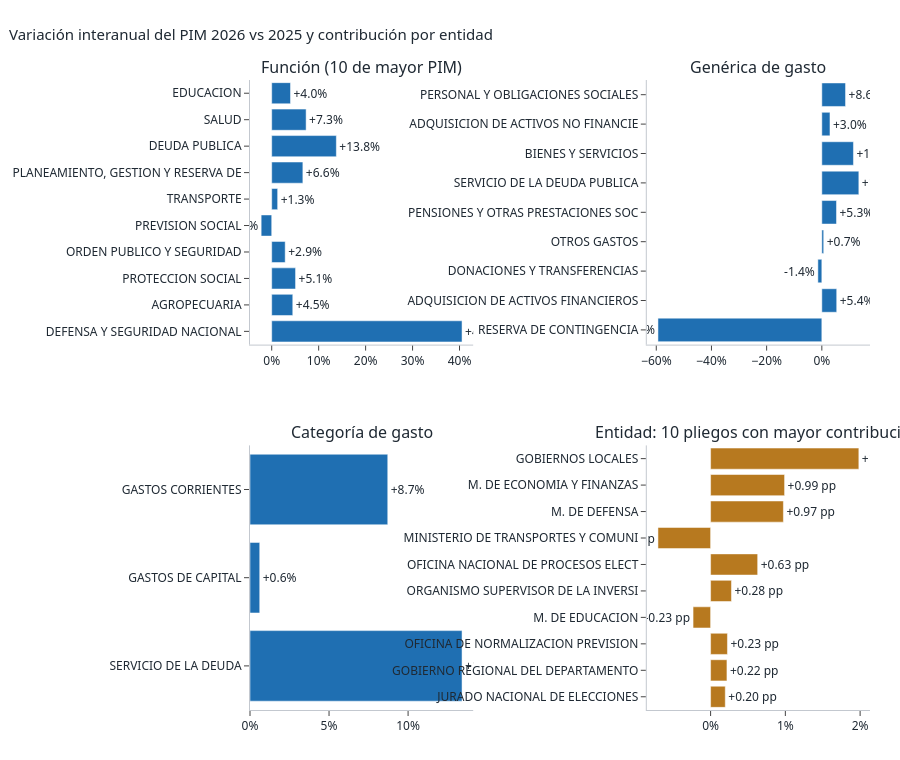

Here is the notebook cell this chart was saved with:
### Markdown cell above
### 6.5 Línea 5 · Análisis de variaciones

Se examinan los cambios del presupuesto **por entidad, función, categoría y genérica de gasto** con tres medidas:

| Medida | Fórmula | Qué revela |
|---|---|---|
| **Modificación presupuestal** | (PIM − PIA) ÷ PIA del año | Cuánto cambió lo aprobado durante el año |
| **Variación interanual del PIM** | PIM año 2 ÷ PIM año 1 − 1 | Crecimiento o recorte de la asignación |
| **Variación del devengado a igual corte** | Devengado ene–corte año 2 ÷ mismo periodo año 1 − 1 | Si se gasta más o menos que el año anterior |
| **Contribución a la variación** | (PIM año 2 − PIM año 1) ÷ PIM total año 1 | Qué categorías explican el cambio total (en puntos) |

"Categoría" se analiza de dos formas: la **categoría de gasto** (corriente, capital, deuda) y la **categoría presupuestal** (programas presupuestales y acciones centrales).

### Code cell
# 6.5.a Variaciones por entidad (pliego), función, categoría de gasto, categoría presupuestal y genérica.
DIMS_VARIACION = {"Entidad (pliego)": "pliego_nombre", "Función": "funcion_nombre", "Categoría de gasto": "categoria_gasto_nombre",
                  "Categoría presupuestal": "programa_etiqueta", "Genérica de gasto": "generica_nombre"}


def variaciones(por):
    t = base.groupby(["anio", por], observed=True)[["monto_pia", "monto_pim", "monto_devengado", "dev_comparable"]].sum().unstack("anio")
    pim_total0 = t[("monto_pim", a0)].sum()
    out = pd.DataFrame({
        f"PIA {a1}": t[("monto_pia", a1)], f"PIM {a1}": t[("monto_pim", a1)],
        f"modificación {a1} (S/)": t[("monto_pim", a1)] - t[("monto_pia", a1)],
        f"modificación {a1} %": (t[("monto_pim", a1)] / t[("monto_pia", a1)] - 1).where(t[("monto_pia", a1)] > 0),
        f"modificación {a0} %": (t[("monto_pim", a0)] / t[("monto_pia", a0)] - 1).where(t[("monto_pia", a0)] > 0),
        "var. PIA %": (t[("monto_pia", a1)] / t[("monto_pia", a0)] - 1).where(t[("monto_pia", a0)] > 0),
        "var. PIM %": (t[("monto_pim", a1)] / t[("monto_pim", a0)] - 1).where(t[("monto_pim", a0)] > 0),
        "var. devengado igual corte %": (t[("dev_comparable", a1)] / t[("dev_comparable", a0)] - 1).where(t[("dev_comparable", a0)] > 0),
        "contribución a la var. del PIM (pp)": (t[("monto_pim", a1)].fillna(0) - t[("monto_pim", a0)].fillna(0)) / pim_total0,
    })
    return out.sort_values(f"PIM {a1}", ascending=False)


VARIACIONES = {}
for nombre, columna in DIMS_VARIACION.items():
    v = variaciones(columna)
    VARIACIONES[nombre] = v
    v.to_csv(OUTPUTS / f"variaciones_{columna}.csv", encoding="utf-8-sig")
fmt_var = lambda df: df.style.format({c: ("S/ {:,.0f}" if "(S/)" in c or c.startswith(("PIA", "PIM")) else
                                          ("{:+.2%}" if "pp" in c else "{:+.1%}")) for c in df.columns}, na_rep="—")
display(fmt_var(VARIACIONES["Función"].head(TOP_N)))
display(fmt_var(VARIACIONES["Genérica de gasto"]))

if TIENE_PLOTLY:
    fig = make_subplots(rows=2, cols=2, horizontal_spacing=0.28, vertical_spacing=0.16,
                        subplot_titles=["Función (10 de mayor PIM)", "Genérica de gasto", "Categoría de gasto", "Entidad: 10 pliegos con mayor contribución"])
    paneles = [("Función", 1, 1, 10), ("Genérica de gasto", 1, 2, 10), ("Categoría de gasto", 2, 1, 10)]
    for nombre, r, c, n in paneles:
        v = VARIACIONES[nombre].head(n).iloc[::-1]
        fig.add_bar(y=[str(i)[:34] for i in v.index], x=v["var. PIM %"], orientation="h", marker_color=AZUL, showlegend=False,
                    text=[f"{x:+.1%}" for x in v["var. PIM %"]], textposition="outside", row=r, col=c)
    p = VARIACIONES["Entidad (pliego)"]
    p = p.reindex(p["contribución a la var. del PIM (pp)"].abs().sort_values(ascending=False).index).head(10).iloc[::-1]
    fig.add_bar(y=[str(i)[:34] for i in p.index], x=p["contribución a la var. del PIM (pp)"], orientation="h", marker_color=COLOR_META,
                showlegend=False, text=[f"{x * 100:+.2f} pp" for x in p["contribución a la var. del PIM (pp)"]], textposition="outside", row=2, col=2)
    fig.update_xaxes(tickformat=".0%")
    fig.update_layout(title=f"Variación interanual del PIM {a1} vs {a0} y contribución por entidad", height=760)
    mostrar(fig, "variaciones_dimensiones")

f_ = VARIACIONES["Función"]
f_ = f_[f_[f"PIM {a1}"] >= 0.01 * f_[f"PIM {a1}"].sum()]
g_ = VARIACIONES["Genérica de gasto"]
p_ = VARIACIONES["Entidad (pliego)"]
nota(f"""**Lectura automática**

- **Función:** entre las funciones con PIM ≥ 1 % del total, la que más crece es **{str(f_['var. PIM %'].idxmax()).title()}** ({f_['var. PIM %'].max():+.1%}) y la que más se reduce **{str(f_['var. PIM %'].idxmin()).title()}** ({f_['var. PIM %'].min():+.1%}).
- **Genérica:** la mayor modificación PIA→PIM de {a1} está en **{str(g_[f'modificación {a1} %'].idxmax()).title()}** ({g_[f'modificación {a1} %'].max():+.1%}).
- **Entidad:** el pliego que más aporta a la variación total del PIM es **{str(p_['contribución a la var. del PIM (pp)'].idxmax()).title()}** ({p_['contribución a la var. del PIM (pp)'].max() * 100:+.2f} puntos) y el que más la reduce **{str(p_['contribución a la var. del PIM (pp)'].idxmin()).title()}** ({p_['contribución a la var. del PIM (pp)'].min() * 100:+.2f} puntos).
- Las tablas completas están en `outputs/{CARPETA}/variaciones_*.csv`. A continuación se complementa con el detalle por nivel de gobierno, sector, fuente y departamento.""")

### Figure 1 — Plotly figure (JSON) as saved in the notebook; plotly's stock layout.template omitted (floating-point values rounded to 4 significant figures)
{"data": [{"marker": {"color": "#1F6FB2"}, "orientation": "h", "showlegend": false, "text": ["+40.5%", "+4.5%", "+5.1%", "+2.9%", "-2.2%", "+1.3%", "+6.6%", "+13.8%", "+7.3%", "+4.0%"], "textposition": "outside", "type": "bar", "x": [0.4054, 0.04485, 0.05077, 0.02871, -0.02248, 0.01264, 0.06636, 0.1377, 0.07327, 0.04004], "xaxis": "x", "y": ["DEFENSA Y SEGURIDAD NACIONAL", "AGROPECUARIA", "PROTECCION SOCIAL", "ORDEN PUBLICO Y SEGURIDAD", "PREVISION SOCIAL", "TRANSPORTE", "PLANEAMIENTO, GESTION Y RESERVA DE", "DEUDA PUBLICA", "SALUD", "EDUCACION"], "yaxis": "y"}, {"marker": {"color": "#1F6FB2"}, "orientation": "h", "showlegend": false, "text": ["-59.4%", "+5.4%", "-1.4%", "+0.7%", "+5.3%", "+13.4%", "+11.5%", "+3.0%", "+8.6%"], "textposition": "outside", "type": "bar", "x": [-0.5939, 0.05392, -0.01433, 0.006776, 0.0532, 0.1341, 0.1146, 0.02955, 0.08594], "xaxis": "x2", "y": ["RESERVA DE CONTINGENCIA", "ADQUISICION DE ACTIVOS FINANCIEROS", "DONACIONES Y TRANSFERENCIAS", "OTROS GASTOS", "PENSIONES Y OTRAS PRESTACIONES SOC", "SERVICIO DE LA DEUDA PUBLICA", "BIENES Y SERVICIOS", "ADQUISICION DE ACTIVOS NO FINANCIE", "PERSONAL Y OBLIGACIONES SOCIALES"], "yaxis": "y2"}, {"marker": {"color": "#1F6FB2"}, "orientation": "h", "showlegend": false, "text": ["+13.4%", "+0.6%", "+8.7%"], "textposition": "outside", "type": "bar", "x": [0.1341, 0.006153, 0.08714], "xaxis": "x3", "y": ["SERVICIO DE LA DEUDA", "GASTOS DE CAPITAL", "GASTOS CORRIENTES"], "yaxis": "y3"}, {"marker": {"color": "#B7791F"}, "orientation": "h", "showlegend": false, "text": ["+0.20 pp", "+0.22 pp", "+0.23 pp", "-0.23 pp", "+0.28 pp", "+0.63 pp", "-0.70 pp", "+0.97 pp", "+0.99 pp", "+1.98 pp"], "textposition": "outside", "type": "bar", "x": [0.001963, 0.002186, 0.002253, -0.002345, 0.00279, 0.006296, -0.007042, 0.009739, 0.009897, 0.01983], "xaxis": "x4", "y": ["JURADO NACIONAL DE ELECCIONES", "GOBIERNO REGIONAL DEL DEPARTAMENTO", "OFICINA DE NORMALIZACION PREVISION", "M. DE EDUCACION", "ORGANISMO SUPERVISOR DE LA INVERSI", "OFICINA NACIONAL DE PROCESOS ELECT", "MINISTERIO DE TRANSPORTES Y COMUNI", "M. DE DEFENSA", "M. DE ECONOMIA Y FINANZAS", "GOBIERNOS LOCALES"], "yaxis": "y4"}], "layout": {"annotations": [{"font": {"size": 16}, "showarrow": false, "text": "Función (10 de mayor PIM)", "x": 0.18, "xanchor": "center", "xref": "paper", "y": 1, "yanchor": "bottom", "yref": "paper"}, {"font": {"size": 16}, "showarrow": false, "text": "Genérica de gasto", "x": 0.82, "xanchor": "center", "xref": "paper", "y": 1, "yanchor": "bottom", "yref": "paper"}, {"font": {"size": 16}, "showarrow": false, "text": "Categoría de gasto", "x": 0.18, "xanchor": "center", "xref": "paper", "y": 0.42, "yanchor": "bottom", "yref": "paper"}, {"font": {"size": 16}, "showarrow": false, "text": "Entidad: 10 pliegos con mayor contribución", "x": 0.82, "xanchor": "center", "xref": "paper", "y": 0.42, "yanchor": "bottom", "yref": "paper"}], "height": 760, "title": {"text": "Variación interanual del PIM 2026 vs 2025 y contribución por entidad"}, "xaxis": {"anchor": "y", "domain": [0, 0.36], "tickformat": ".0%"}, "xaxis2": {"anchor": "y2", "domain": [0.64, 1], "tickformat": ".0%"}, "xaxis3": {"anchor": "y3", "domain": [0, 0.36], "tickformat": ".0%"}, "xaxis4": {"anchor": "y4", "domain": [0.64, 1], "tickformat": ".0%"}, "yaxis": {"anchor": "x", "domain": [0.58, 1]}, "yaxis2": {"anchor": "x2", "domain": [0.58, 1]}, "yaxis3": {"anchor": "x3", "domain": [0, 0.42]}, "yaxis4": {"anchor": "x4", "domain": [0, 0.42]}}}
